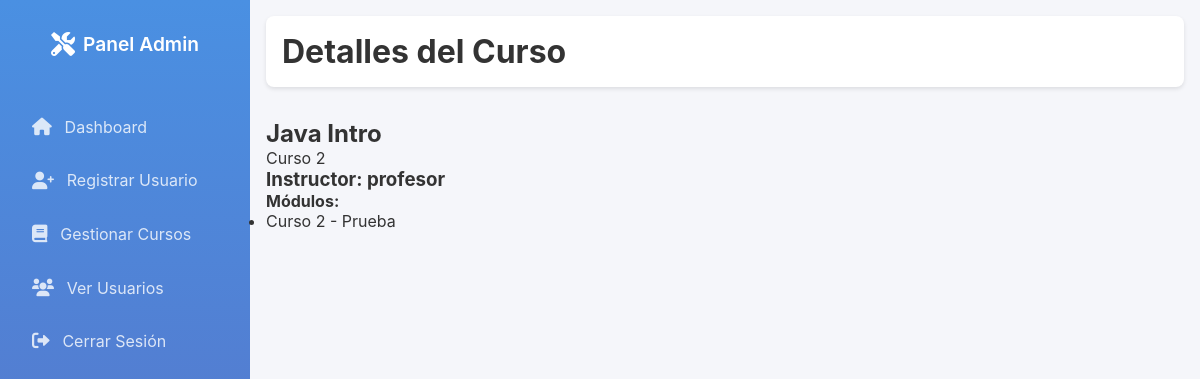
The page /admin/course/4 (signed in) on the database its author committed.
### models.py (models this page shows, shortened)
class Course(db.Model):
    __tablename__ = 'courses'
    id = db.Column(db.Integer, primary_key=True)
    name = db.Column(db.String(200), nullable=False)
    description = db.Column(db.String(500), nullable=False)
    instructor_id = db.Column(db.Integer, db.ForeignKey('users.id'), nullable=False)
    modules = db.relationship('Module', back_populates='course', lazy=True, cascade='all, delete-orphan')
    enrollments = db.relationship(
        'CourseEnrollment', back_populates='course', lazy=True, cascade='all, delete-orphan'
    )

class User(UserMixin, db.Model):
    __tablename__ = 'users'
    id = db.Column(db.Integer, primary_key=True)
    username = db.Column(db.String(150), unique=True, nullable=False)
    email = db.Column(db.String(150), unique=True, nullable=False)
    password = db.Column(db.String(150), nullable=False)
    role_id = db.Column(db.Integer, db.ForeignKey('roles.id'), nullable=False)
    role = db.relationship('Role')
    courses = db.relationship('Course', backref='instructor', cascade='all, delete-orphan')  # Cursos que enseña
    enrollments = db.relationship('CourseEnrollment', backref='student', cascade='all, delete-orphan')  # Inscripciones
    responses = db.relationship('StudentResponse', backref='student', cascade='all, delete-orphan')  # Respuestas

class Module(db.Model):
    __tablename__ = 'modules'
    id = db.Column(db.Integer, primary_key=True)
    title = db.Column(db.String(200), nullable=False)
    description = db.Column(db.String(500), nullable=False)
    order = db.Column(db.Integer, nullable=False)
    course_id = db.Column(db.Integer, db.ForeignKey('courses.id', ondelete="CASCADE"), nullable=False)
    content_items = db.relationship('ContentItem', back_populates='module', lazy=True, cascade='all, delete-orphan')
    course = db.relationship('Course', back_populates='modules')

### app.py (the view)
@app.route('/admin/course/<int:course_id>', methods=['GET'])
@login_required
@role_required('admin')  # Si usas decoradores de roles
def view_course(course_id):
    course = Course.query.get_or_404(course_id)
    return render_template('admin/view_course.html', course=course)

### app.py (called while the page is built)
@login_manager.user_loader
def load_user(user_id):
    return User.query.get(int(user_id))

def role_required(role):
    def decorator(f):
        @wraps(f)
        def decorated_function(*args, **kwargs):
            if not current_user.is_authenticated or current_user.role.name != role:
                abort(403)
            return f(*args, **kwargs)
        return decorated_function
    return decorator

### app/templates/admin/view_course.html (shortened to what this page needs)
<!DOCTYPE html>
<html lang="es">
<head>
    <link rel="stylesheet" href="https://cdnjs.cloudflare.com/ajax/libs/font-awesome/6.0.0/css/all.min.css">
    <link rel="stylesheet" href="{{ url_for('static', filename='css/admin_dashboard.css') }}">
</head>
<body>
    <div class="admin-container">
        {% include 'admin/sidebar.html' %}
        <main class="main-content">
            <header class="top-bar">
                <h1>Detalles del Curso</h1>
            </header>
            <div class="course-details">
                <h2>{{ course.name }}</h2>
                <p>{{ course.description }}</p>
                <h3>Instructor: {{ course.instructor.username }}</h3>
                <h4>Módulos:</h4>
                <ul>
                    {% for module in course.modules %}
                        <li>{{ module.title }} - {{ module.description }}</li>
                    {% else %}
                        <li>No hay módulos en este curso.</li>
                    {% endfor %}
                </ul>
            </div>
        </main>
    </div>
</body>
</html>

### app/static/css/admin_dashboard.css (style rules this page uses)
* { margin: 0; padding: 0; box-sizing: border-box; }
body { font-family: "Inter", sans-serif; background-color: #f5f6fa; color: #333333; }
.admin-container { display: flex; min-height: 100vh; }
.main-content { flex: 1; padding: 1rem; }
.top-bar { display: flex; align-items: center; justify-content: space-between; background-color: #ffffff; padding: 1rem; border-radius: 8px; box-shadow: 0 2px 4px rgba(0, 0, 0, 0.1); margin-bottom: 2rem; }

### rows shown on the page
Course: name "Java Intro", description "Curso 2"
User: instructor.username "profesor"
Module: title "Curso 2", description "Prueba"
